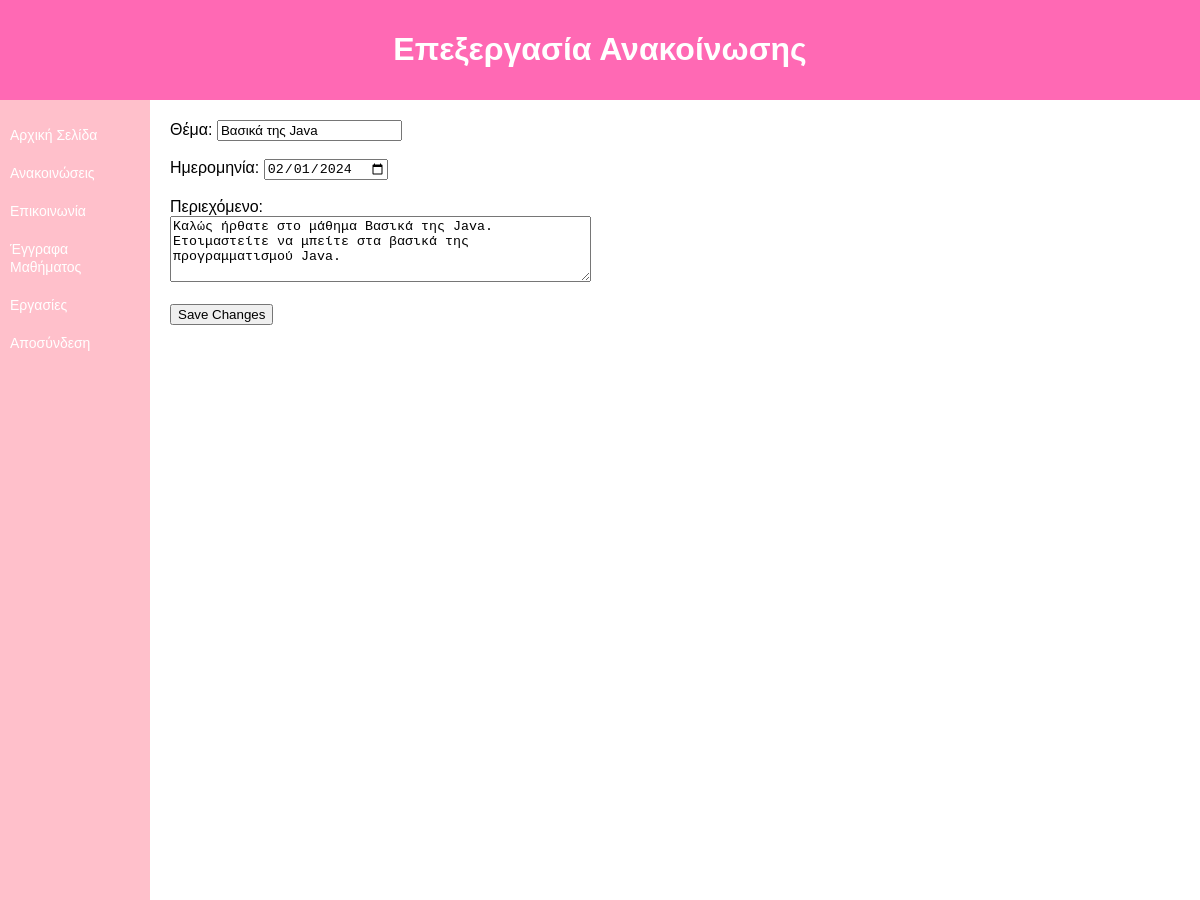
The page /edit_announcement.php?id=1 on the database its author committed.
### tables this page shows
CREATE TABLE course_announcements (
    announcement_id INT PRIMARY KEY AUTO_INCREMENT,
    announcement_date DATE,
    announcement_subject VARCHAR(100),
    announcement_content TEXT
);

### edit_announcement.php (the view, shortened to what this page needs)
<?php
$servername = "webpagesdb.it.auth.gr:3306";
$username = "argyrogt";
$password = "123456";
$dbname = "student3907";
$conn = new mysqli($servername, $username, $password, $dbname);
$announcement_id = $_GET['id'];
if (isset($_GET['id'])) {
    $announcement_id = $_GET['id'];
    $sql = "SELECT * FROM course_announcements WHERE announcement_id = $announcement_id";
    $result = $conn->query($sql);
    if ($result->num_rows == 1) {
        $row = $result->fetch_assoc();
        $announcement_subject = $row['announcement_subject'];
        $announcement_date = $row['announcement_date'];
        $announcement_content = $row['announcement_content'];
    } else {
        echo "Announcement not found.";
    }
}
?>
<!DOCTYPE html>
<html lang="en">
<head>
    <link rel="stylesheet" href="styles.css">
</head>
<body>
    <header>
        <h1>Επεξεργασία Ανακοίνωσης</h1>
    </header>
    <main>
        <nav>
            <ul>
                <li><a href="index.html">Αρχική Σελίδα</a></li>
                <li><a href="announcement.php">Ανακοινώσεις</a></li>
                <li><a href="communication.html">Επικοινωνία</a></li>
                <li><a href="documents.php">Έγγραφα Μαθήματος</a></li>
                <li><a href="homework.php">Εργασίες</a></li>
                <li><a href="login.html">Αποσύνδεση</a></li>
            </ul>
        </nav>
<div class="content">
    <form action="<?php echo htmlspecialchars($_SERVER["PHP_SELF"]) . '?id=' . $announcement_id; ?>" method="POST">
        <label for="subject">Θέμα:</label>
        <input type="text" id="subject" name="subject" value="<?php echo $announcement_subject; ?>"><br><br>
        <label for="date">Ημερομηνία:</label>
        <input type="date" id="date" name="date" value="<?php echo $announcement_date; ?>"><br><br>
        <label for="content">Περιεχόμενο:</label><br>
        <textarea id="content" name="content" rows="4" cols="50"><?php echo $announcement_content; ?></textarea><br><br>
        <input type="submit" value="Save Changes">
    </form>
</div>
    </main>
</body>
</html>

### styles.css (style rules this page uses)
body { margin: 0; padding: 0; font-family: Arial, sans-serif; }
header { background-color: #ff69b4; color: #fff; padding: 10px; text-align: center; }
main { display: flex; }
nav { background-color: #ffc0cb; min-height: 100vh; width: 150px; min-width: 150px; }
nav ul { list-style: none; padding: 0; }
nav ul li { padding: 10px; }
nav ul li a { text-decoration: none; color: white; font-size: 14px; }
.content { padding: 20px; }

### rows shown on the page
course_announcements: subject "Βασικά της Java", date "02/01/2024", content "Καλώς ήρθατε στο μάθημα Βασικά της Java. Ετοιμαστείτε να μπείτε στα βασικά της προγραμματισμού Java."
